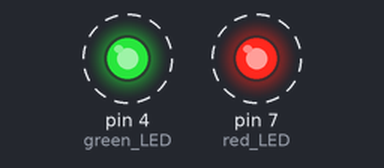
The sketch below on a simulated Arduino Uno, built with avr-gcc and run on an emulated ATmega328P. Shown: output pins drawn as LEDs (lit = HIGH). Dashed ring = blinking.

Above: at 0.5 s.
Timing chart, 0 to 4.6 s (numbered marks = the images above):
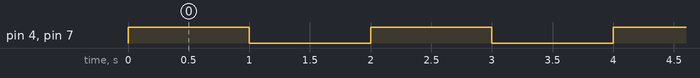

Measured:
- by itself, pin 4 (green_LED), pin 7 (red_LED): alternates HIGH for 1.0 s and LOW for 1.0 s

The sketch:

led_blinking_code.ino
```cpp
int red_LED=7;
int green_LED=4;

void setup() {
  // put your setup code here, to run once:
  pinMode(red_LED,OUTPUT);
  pinMode(green_LED,OUTPUT);

}

void loop() {
  // put your main code here, to run repeatedly:
  digitalWrite(red_LED,HIGH);
  digitalWrite(green_LED,HIGH);
  delay(1000);
  digitalWrite(red_LED,LOW);
  digitalWrite(green_LED,LOW);
  delay(1000);

}
```
